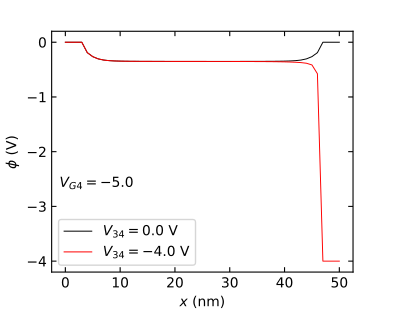

Write the Python code that produced this figure.
# === File & Measurement Info ==============================
MyPythonFile  = "zz153"
MyMeasurement = "ChangingV34"

"Imports"
import matplotlib.pyplot as plt
import numpy as np

"Restore defaults"
plt.rcdefaults()

"More general settings"
plt.rcParams['ytick.right'] = True
plt.rcParams['xtick.top'] = True
plt.rcParams["xtick.direction"] = "in"
plt.rcParams["ytick.direction"] = "in"

"LaTeX related"
plt.rcParams["font.family"]='sans-serif'

"Load data"
P1 = np.loadtxt('Proj021Dens.dat')    
P2 = np.loadtxt('Proj022Dens.dat')    
P3 = np.loadtxt('Proj023Dens.dat')    
P4 = np.loadtxt('Proj024Dens.dat')    
P5 = np.loadtxt('Proj025Dens.dat')    
P6 = np.loadtxt('Proj026Dens.dat')    

"Data manipulation, line extraction"
P1Row3= np.take(P1, indices=2, axis=0)
P1Row25= np.take(P1, indices=25, axis=0)
P2Row3= np.take(P2, indices=2, axis=0)
P2Row25= np.take(P2, indices=25, axis=0)
P3Row3= np.take(P3, indices=2, axis=0)
P3Row25= np.take(P3, indices=25, axis=0)
P4Row3= np.take(P4, indices=2, axis=0)
P4Row25= np.take(P4, indices=25, axis=0)
P5Row3= np.take(P5, indices=2, axis=0)
P5Row25= np.take(P5, indices=25, axis=0)

"Generate x-axis"
xValues = np.linspace(0, 50, 51)

# === Figure ===============================================
"Figure: definition, size and resolution"
cmu = 1/2.54                                # centimeters unit in inches
fig, (ax1) = plt.subplots(nrows=1, ncols=1, figsize=(10*cmu, 8*cmu))
plt.subplots_adjust(left=0.13,      #left margin
                    bottom=0.13,     #bottom margin 
                    right=0.9,     #right margin 
                    top=0.9,       # top margin
                    wspace=0.3,     # width space
                    hspace=0.1)     # height space

ax1.set_xlabel(r"$x$ (nm)")
ax1.set_ylabel("$\\phi$ (V)")

# === Plots ===============================================
ax1.plot(xValues, P1Row3, linewidth=0.7, color='k', label=r"$V_{34}= 0.0$ V")
ax1.plot(xValues, P5Row3, linewidth=0.7, color='r', label= r"$V_{34}= -4.0$ V")

ax1.legend()

# === Annotations =========================================
fig.text(0.15, 0.4, r"$V_{G4} = -5.0$")

# === Show & Save =========================================
plt.show()

fig.savefig(MyPythonFile + ".eps", format="eps")
fig.savefig(MyPythonFile + ".pdf", format="pdf")
